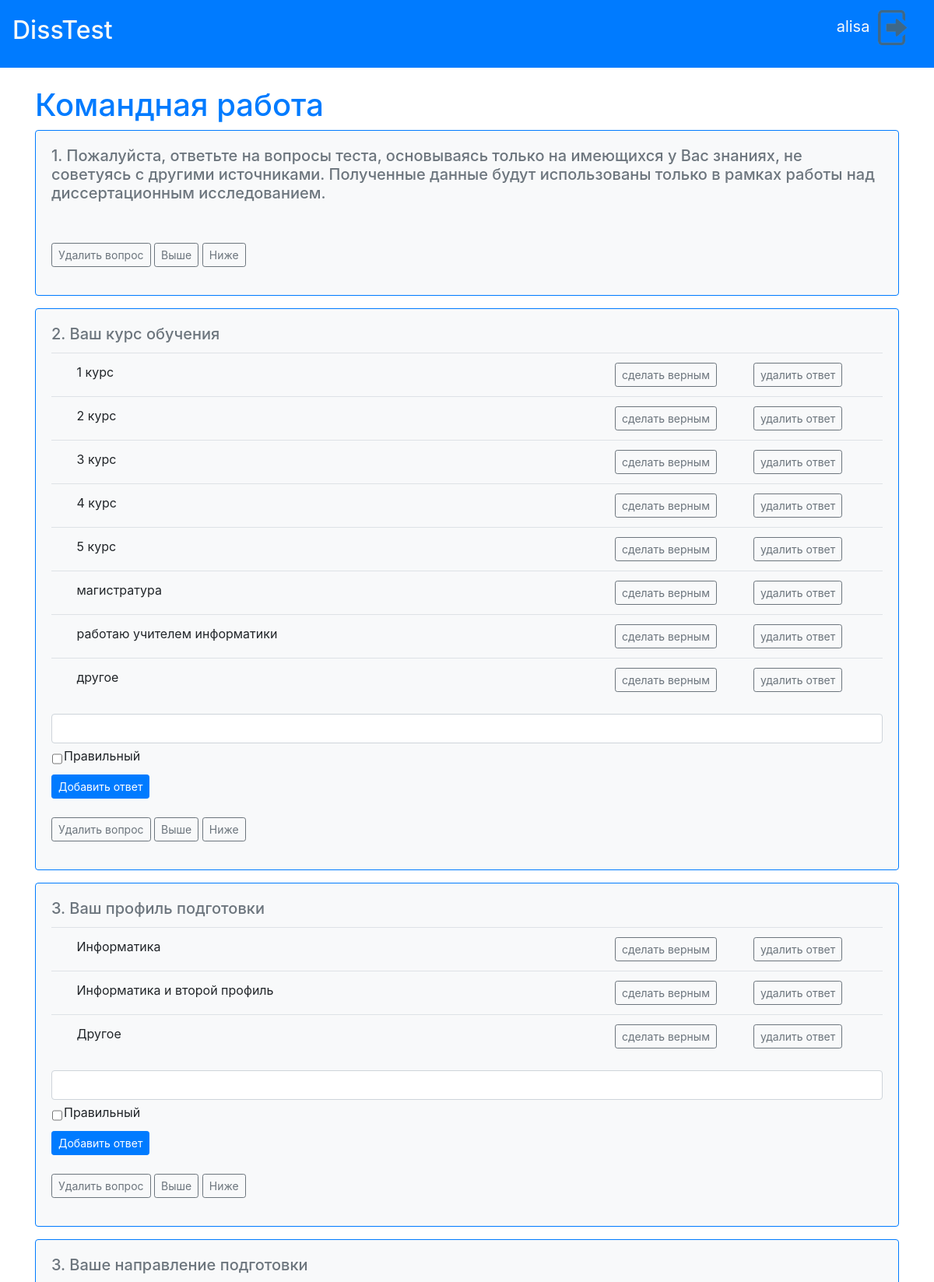
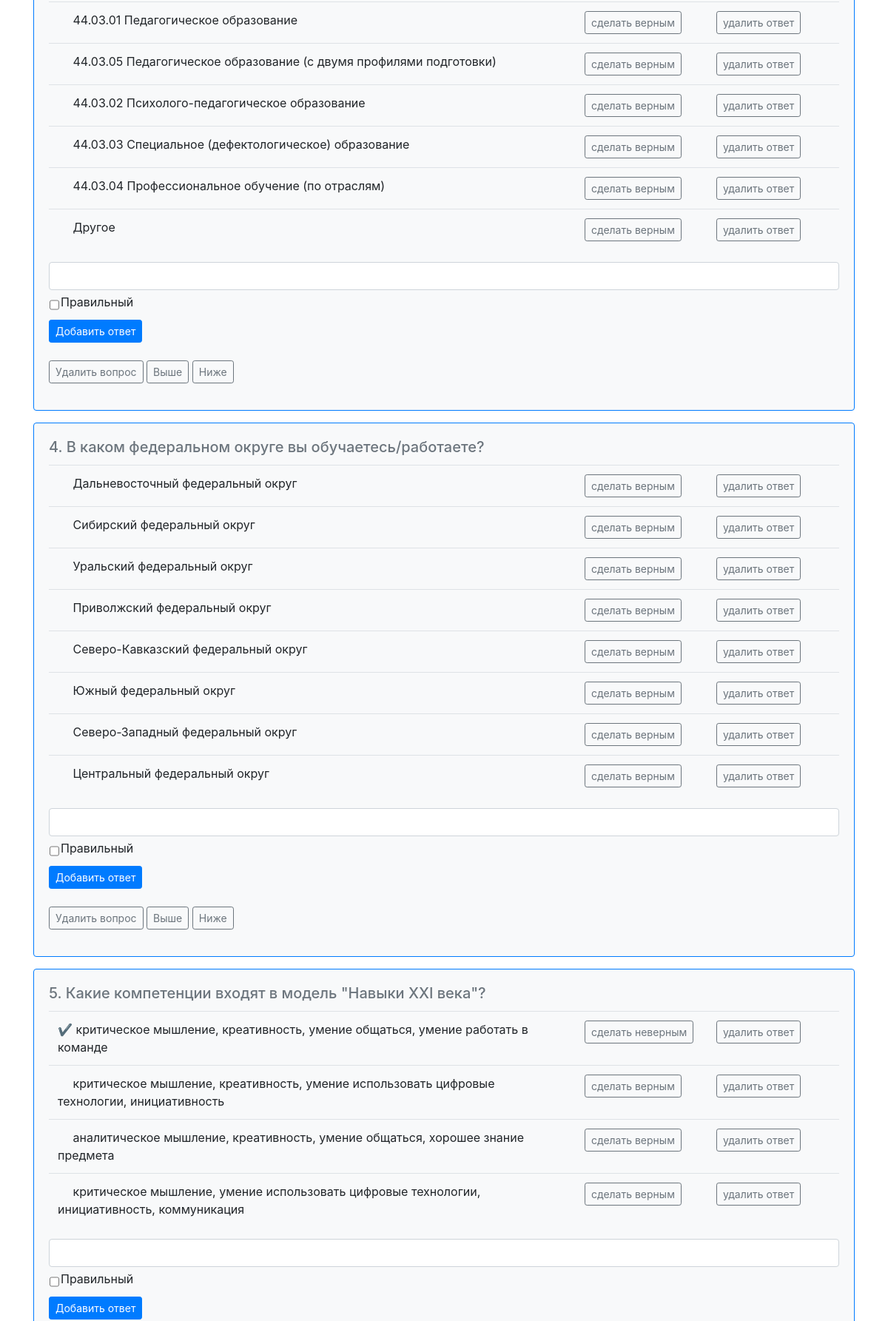
Screenshot of /poll/1 (signed in, upper part) with the database file from the repository (2 pictures, top to bottom).
### data/users.py (models this page shows, shortened)
class User(SqlAlchemyBase, UserMixin):
    __tablename__ = 'users'
    id = sqlalchemy.Column(sqlalchemy.Integer,
                           primary_key=True, autoincrement=True)
    name = sqlalchemy.Column(sqlalchemy.String, nullable=False)
    hashed_password = sqlalchemy.Column(sqlalchemy.String, nullable=False)
    polls = orm.relation("Poll", back_populates='user')

### data/polls.py (models this page shows, shortened)
class Poll(SqlAlchemyBase):
    __tablename__ = 'polls'
    id = sqlalchemy.Column(sqlalchemy.Integer,
                           primary_key=True, autoincrement=True)
    title = sqlalchemy.Column(sqlalchemy.String, nullable=False)
    ref = sqlalchemy.Column(sqlalchemy.String, unique=True, nullable=True)
    user_id = sqlalchemy.Column(sqlalchemy.Integer,
                                sqlalchemy.ForeignKey("users.id"))
    user = orm.relation('User')
    questions = orm.relation("Question", back_populates='poll')
    results = orm.relation("Result", back_populates='poll')

### data/questions.py (models this page shows)
class Question(SqlAlchemyBase):
    __tablename__ = 'questions'
    id = sqlalchemy.Column(sqlalchemy.Integer,
                           primary_key=True, autoincrement=True)
    text = sqlalchemy.Column(sqlalchemy.String, nullable=False)
    type_id = sqlalchemy.Column(sqlalchemy.Integer,
                                sqlalchemy.ForeignKey("types.id"))
    number = sqlalchemy.Column(sqlalchemy.Integer)
    mix = sqlalchemy.Column(sqlalchemy.Boolean, nullable=False)
    type = orm.relation('Type')
    poll_id = sqlalchemy.Column(sqlalchemy.Integer,
                                sqlalchemy.ForeignKey("polls.id"))
    poll = orm.relation('Poll')
    answers = orm.relation("Answer", back_populates='question')
    def __lt__(self, other):
        return self.number < other.number

### data/answers.py (models this page shows)
class Answer(SqlAlchemyBase):
    __tablename__ = 'answers'
    id = sqlalchemy.Column(sqlalchemy.Integer,
                           primary_key=True, autoincrement=True)
    text = sqlalchemy.Column(sqlalchemy.String, nullable=False)
    right = sqlalchemy.Column(sqlalchemy.Boolean, nullable=True)
    question_id = sqlalchemy.Column(sqlalchemy.Integer,
                                sqlalchemy.ForeignKey("questions.id"))
    question = orm.relation('Question')

### server.py (the view, shortened to what this page needs)
@app.route("/poll/<int:id>", methods=['GET', 'POST'])
@login_required
def question_page(id):
    db_sess = db_session.create_session()
    poll = db_sess.query(Poll).filter(Poll.id == id).first()
    questions = poll.questions
    form = None
    if id:
        types = [type.name for type in db_sess.query(Type).all()]
        form = QuestionForm()
        form.type.choices = types
        answer_form = AnswerForm()
    return render_template("poll.html",
                           title=poll.title,
                           poll=poll,
                           questions=sorted(questions),
                           form=[form,answer_form],
                           message=['','',''])

### forms/poll.py
class QuestionForm(FlaskForm):
    id = StringField()
    text = TextAreaField('Вопрос', validators=[DataRequired()])
    mix = BooleanField(label='Перемешивать ответы', default=True)
    type = RadioField('Типы вопросов', validators=[DataRequired()])
    submit = SubmitField('Добавить вопрос')

class AnswerForm(FlaskForm):
    id = StringField()
    question = StringField()
    text = StringField('Ответ', validators=[DataRequired()])
    right = BooleanField('Правильный')
    submit = SubmitField('Добавить ответ')

### data/db_session.py (called while the page is built)
def create_session() -> Session:
    global __factory
    return __factory()

### server.py (called while the page is built)
@login_manager.user_loader
def load_user(user_id):
    db_sess = db_session.create_session()
    return db_sess.query(User).get(user_id)

### templates/poll.html (shortened to what this page needs)
{% extends "base.html" %}
{% block content %}
    {% if poll %}
        <h1 class="text-primary">{{poll.title}}</h1>
        {% for item in questions%}
            <div class="card border-primary bg-light mb-3">
              <div class="card-body">
                <h5 class="card-title fw-bold text-secondary">{{ item.number }}. {{item.text}}</h5>
                  <table class="table">
                  {% for answer in item.answers %}
                      <tr>
                          <td class="col-md-8">
                        {% if answer.right %}
                              {% if item.type.name == 'С одним ответом' %}
                                &#10004;
                              {% else %}
                                &#10003;
                              {% endif %}
                        {% else %}
                            &emsp;
                        {% endif %}
                        {{ answer.text }}
                          </td>
                          <td class="col-md-2">
                               <a href="/answer_change/{{poll.id}}/{{item.id}}/{{answer.id}}" class="btn btn-outline-secondary btn-sm">
                                    {% if answer.right %}
                                        сделать неверным
                                   {% else %}
                                         сделать верным
                                    {% endif %}
                               </a>
                          </td>
                          <td class="col-md-2">
                               <a href="/answer_delete/{{poll.id}}/{{item.id}}/{{answer.id}}" class="btn btn-outline-secondary btn-sm">удалить ответ</a>
                          </td>
                      </tr>
                  {% endfor %}
                  </table>
                  {% if item.type.name != 'Без ответов' %}
                       <form name = answer action="" method="post">
                        {{ form[1].text(class="form-control") }}
                            <table>
                                <tr>
                                    <td> {{ form[1].right(class="form-control") }} </td>
                                    <td>{{ form[1].right.label }}</td>
                                </tr>
                            </table>
                        {{ form[1].submit(type="submit", class="btn btn-primary btn-sm") }}
                       </form>
                  {% endif %}
                <br>
                 <p> <a href="/question_delete/{{poll.id}}/{{ item.id }}" class="btn btn-outline-secondary btn-sm">Удалить вопрос</a>
                  <a href="/question_locate/{{poll.id}}/{{ item.id }}/up" class="btn btn-outline-secondary btn-sm">Выше</a>
                  <a href="/question_locate/{{poll.id}}/{{ item.id }}/down" class="btn btn-outline-secondary btn-sm">Ниже</a></p>
              </div>
            </div>
        {% endfor %}
    {% endif %}
{% endblock %}

### templates/base.html (shortened to what this page needs)
<!doctype html>
<html lang="en">
<head>
    <link rel="stylesheet"
          href="https://stackpath.bootstrapcdn.com/bootstrap/4.4.1/css/bootstrap.min.css"
>
</head>
<body>
<header>
    <nav class="navbar text-light bg-primary">
        <a class="navbar-brand text-light" href="/"><h2>DissTest</h2></a>
        {% if current_user.is_authenticated %}
        <p class="navbar-brand">
            {{current_user.name}}
            <a href="/logout">
                <img src="{{ url_for('static', filename='images/out.png') }}" height="45"/>
            </a>
        </p>
        {% else %}
            <p>
                <a class="btn btn-primary " href="/register">Зарегистрироваться</a>
                <a class="btn btn-success" href="/login">Войти</a>
            </p>
        {% endif %}
    </nav>
</header>
<br>
<main role="main" class="container">
    {% block content %}{% endblock %}
</main>
</body>
</html>

### rows the page displays
User: name "alisa"
Poll: title "Командная работа"
Question: number "1", text "Пожалуйста, ответьте на вопросы теста, основываясь только на имеющихся у Вас знаниях, не советуясь с другими источниками. Полученные данные будут использованы только в рамках работы над диссертационным исследованием."
Question: number "2", text "Ваш курс обучения", form "Правильный"
Answer: text "1 курс", right "сделать верным"
Answer: text "2 курс", right "сделать верным"
Answer: text "3 курс", right "сделать верным"
Answer: text "4 курс", right "сделать верным"
Answer: text "5 курс", right "сделать верным"
Answer: text "магистратура", right "сделать верным"
Answer: text "работаю учителем информатики", right "сделать верным"
Answer: text "другое", right "сделать верным"
Question: number "3", text "Ваш профиль подготовки", form "Правильный"
Answer: text "Информатика", right "сделать верным"
Answer: text "Информатика и второй профиль", right "сделать верным"
Answer: text "Другое", right "сделать верным"
Question: number "3", text "Ваше направление подготовки", form "Правильный"
Answer: text "44.03.01 Педагогическое образование", right "сделать верным"
Answer: text "44.03.05 Педагогическое образование (с двумя профилями подготовки)", right "сделать верным"
Answer: text "44.03.02 Психолого-педагогическое образование", right "сделать верным"
Answer: text "44.03.03 Специальное (дефектологическое) образование", right "сделать верным"
Answer: text "44.03.04 Профессиональное обучение (по отраслям)", right "сделать верным"
Answer: text "Другое", right "сделать верным"
Question: number "4", text "В каком федеральном округе вы обучаетесь/работаете?", form "Правильный"
Answer: text "Дальневосточный федеральный округ", right "сделать верным"
Answer: text "Сибирский федеральный округ", right "сделать верным"
Answer: text "Уральский федеральный округ", right "сделать верным"
Answer: text "Приволжский федеральный округ", right "сделать верным"
Answer: text "Северо-Кавказский федеральный округ", right "сделать верным"
Answer: text "Южный федеральный округ", right "сделать верным"
Answer: text "Северо-Западный федеральный округ", right "сделать верным"
Answer: text "Центральный федеральный округ", right "сделать верным"
Question: number "5", text "Какие компетенции входят в модель \"Навыки XXI века\"?", form "Правильный"
Answer: text "критическое мышление, креативность, умение общаться, умение работать в команде", right "сделать неверным"
Answer: text "критическое мышление, креативность, умение использовать цифровые технологии, инициативность", right "сделать верным"
Answer: text "аналитическое мышление, креативность, умение общаться, хорошее знание предмета", right "сделать верным"
Answer: text "критическое мышление, умение использовать цифровые технологии, инициативность, коммуникация", right "сделать верным"
